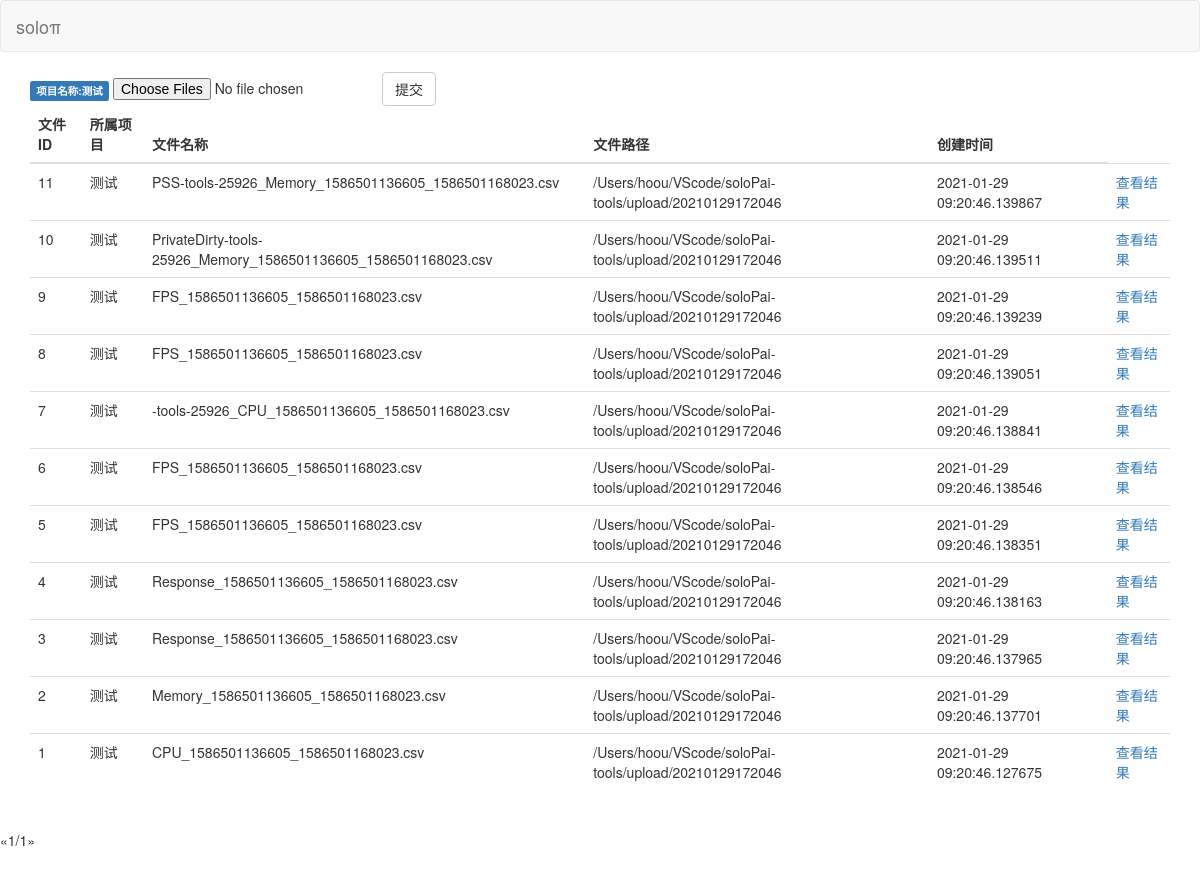
/product/1/, run on an earlier commit of the app's database.
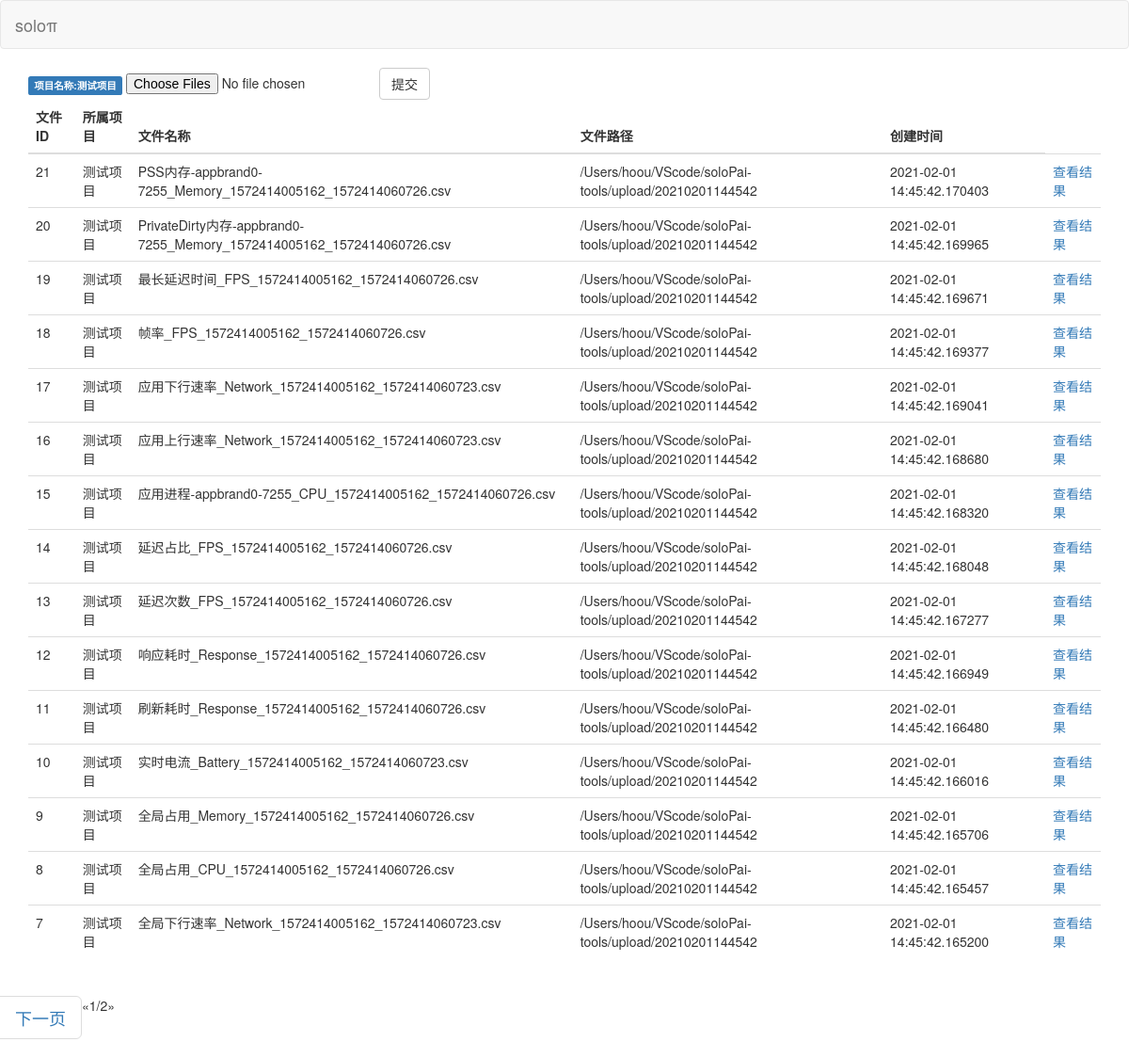
And on a later commit of the database.
### solopi/models.py (models this page shows, shortened)
class Product(db.Model):
    id = db.Column(db.Integer, primary_key=True)
    name = db.Column(db.String(128), unique=True)
    desc = db.Column(db.String(512))
    created = db.Column(db.DateTime, nullable=False, default=datetime.now)
    updated = db.Column(db.DateTime, onupdate=datetime.now,
                        default=datetime.now)
    solopifiles = db.relationship('SoloPiFile', back_populates='product')
    def __repr__(self):
        return self.name

class SoloPiFile(db.Model):
    id = db.Column(db.Integer, primary_key=True)
    filename = db.Column(db.String(128))
    filepath = db.Column(db.String(512))
    created = db.Column(db.DateTime, nullable=False, default=datetime.now)
    updated = db.Column(db.DateTime, onupdate=datetime.now,
                        default=datetime.now)
    product_id = db.Column(db.Integer, db.ForeignKey('product.id'))
    product = db.relationship('Product', back_populates='solopifiles')

### solopi/views.py (the view, shortened to what this page needs)
@solo_bp.route('/product/<int:id>/', methods=["GET", "POST"])
def detail(id):
    page = request.args.get('page', 1, type=int)
    per_page = app.config['PAGE_SIZE']
    product = Product.query.get(id)
    pagination = SoloPiFile.query.with_parent(product).order_by(
        SoloPiFile.created.desc()).paginate(page, per_page)
    solo_files = pagination.items
    return render_template('detail.html', product=product, pagination=pagination, solo_files=solo_files)

### solopi/templates/detail.html (shortened to what this page needs)
{% extends 'base.html' %}
{% block content %}
<div class="col">
    <form class="form-inline" enctype="multipart/form-data" role="form" method="post">
        <div class="form-group">
            <span class="label label-primary">项目名称:{{ product.name }}</span>
        </div>
        <div class="form-group">
            <input type="file" id="inputfile" name="inputfile" multiple="multiple" autofocus="autofocus">
        </div>
        <button type="submit" class="btn btn-default">提交</button>
    </form>
</div>
<div class="table-responsive">
    <table class="table table-hover">
        <thead>
            <tr>
                <th>文件ID</th>
                <th>所属项目</th>
                <th>文件名称</th>
                <th>文件路径</th>
                <th>创建时间</th>
            </tr>
        </thead>
        <tbody>
            {% if solo_files %}
            {% for file in solo_files %}
            <tr>
                <td>{{ file.id }}</td>
                <td>{{ file.product }}</td>
                <td>{{ file.filename }}</td>
                <td>{{ file.filepath }}</td>
                <td>{{ file.created }}</td>
                <td><a href="{{ url_for('solo.show',id=file.id) }}">查看结果</a></td>
            </tr>
            {% endfor %}
            {% endif %}
        </tbody>
    </table>
</div>
{% endblock %}

### solopi/templates/base.html (shortened to what this page needs)
<!DOCTYPE html>
<html lang="en">
<head>
    <link href="https://cdn.staticfile.org/twitter-bootstrap/3.3.7/css/bootstrap.min.css" rel="stylesheet">
</head>
<body>
    <nav class="navbar navbar-default" role="navigation">
        <div class="container-fluid">
            <div class="navbar-header">
                <a class="navbar-brand" href="{{ url_for('solo.index') }}">soloπ</a>
            </div>
        </div>
    </nav>
    <div class="container">
        {% block content %}
        {% endblock %}
    </div>
    {% if pagination %}
    <ul class="pagination pagination-lg">
        <li>&laquo;{{ pagination.page }}/{{ pagination.pages }}&raquo;</li>
        {% if pagination.has_next %}
        <li><a href="?page={{ pagination.next_num }}">下一页</a></li>
        {% endif %}
    </ul>
    {% endif %}
</body>
</html>

What changed in the data, as far as the page shows it:
no longer on this page (row edited): SoloPiFile: id "6", product "测试", filename "FPS_1586501136605_1586501168023.csv", filepath "/Users/hoou/VScode/soloPai-tools/upload/20210129172046", created "2021-01-29 09:20:46.138546"
no longer on this page (row edited): SoloPiFile: id "5", product "测试", filename "FPS_1586501136605_1586501168023.csv", filepath "/Users/hoou/VScode/soloPai-tools/upload/20210129172046", created "2021-01-29 09:20:46.138351"
no longer on this page (row edited): SoloPiFile: id "4", product "测试", filename "Response_1586501136605_1586501168023.csv", filepath "/Users/hoou/VScode/soloPai-tools/upload/20210129172046", created "2021-01-29 09:20:46.138163"
no longer on this page (row edited): SoloPiFile: id "3", product "测试", filename "Response_1586501136605_1586501168023.csv", filepath "/Users/hoou/VScode/soloPai-tools/upload/20210129172046", created "2021-01-29 09:20:46.137965"
no longer on this page (row edited): SoloPiFile: id "2", product "测试", filename "Memory_1586501136605_1586501168023.csv", filepath "/Users/hoou/VScode/soloPai-tools/upload/20210129172046", created "2021-01-29 09:20:46.137701"
no longer on this page (row edited): SoloPiFile: id "1", product "测试", filename "CPU_1586501136605_1586501168023.csv", filepath "/Users/hoou/VScode/soloPai-tools/upload/20210129172046", created "2021-01-29 09:20:46.127675"
changed Product: name "测试" → "测试项目"
added SoloPiFile: id "21", product "测试项目", filename "PSS内存-appbrand0-7255_Memory_1572414005162_1572414060726.csv", filepath "/Users/hoou/VScode/soloPai-tools/upload/20210201144542", created "2021-02-01 14:45:42.170403"
added SoloPiFile: id "20", product "测试项目", filename "PrivateDirty内存-appbrand0-7255_Memory_1572414005162_1572414060726.csv", filepath "/Users/hoou/VScode/soloPai-tools/upload/20210201144542", created "2021-02-01 14:45:42.169965"
added SoloPiFile: id "19", product "测试项目", filename "最长延迟时间_FPS_1572414005162_1572414060726.csv", filepath "/Users/hoou/VScode/soloPai-tools/upload/20210201144542", created "2021-02-01 14:45:42.169671"
added SoloPiFile: id "18", product "测试项目", filename "帧率_FPS_1572414005162_1572414060726.csv", filepath "/Users/hoou/VScode/soloPai-tools/upload/20210201144542", created "2021-02-01 14:45:42.169377"
added SoloPiFile: id "17", product "测试项目", filename "应用下行速率_Network_1572414005162_1572414060723.csv", filepath "/Users/hoou/VScode/soloPai-tools/upload/20210201144542", created "2021-02-01 14:45:42.169041"
added SoloPiFile: id "16", product "测试项目", filename "应用上行速率_Network_1572414005162_1572414060723.csv", filepath "/Users/hoou/VScode/soloPai-tools/upload/20210201144542", created "2021-02-01 14:45:42.168680"
added SoloPiFile: id "15", product "测试项目", filename "应用进程-appbrand0-7255_CPU_1572414005162_1572414060726.csv", filepath "/Users/hoou/VScode/soloPai-tools/upload/20210201144542", created "2021-02-01 14:45:42.168320"
added SoloPiFile: id "14", product "测试项目", filename "延迟占比_FPS_1572414005162_1572414060726.csv", filepath "/Users/hoou/VScode/soloPai-tools/upload/20210201144542", created "2021-02-01 14:45:42.168048"
added SoloPiFile: id "13", product "测试项目", filename "延迟次数_FPS_1572414005162_1572414060726.csv", filepath "/Users/hoou/VScode/soloPai-tools/upload/20210201144542", created "2021-02-01 14:45:42.167277"
added SoloPiFile: id "12", product "测试项目", filename "响应耗时_Response_1572414005162_1572414060726.csv", filepath "/Users/hoou/VScode/soloPai-tools/upload/20210201144542", created "2021-02-01 14:45:42.166949"
changed SoloPiFile id 11: product "测试" → "测试项目"; filename "PSS-tools-25926_Memory_1586501136605_1586501168023.csv" → "刷新耗时_Response_1572414005162_1572414060726.csv"; filepath "/Users/hoou/VScode/soloPai-tools/upload/20210129172046" → "/Users/hoou/VScode/soloPai-tools/upload/20210201144542"; created "2021-01-29 09:20:46.139867" → "2021-02-01 14:45:42.166480"
changed SoloPiFile id 10: product "测试" → "测试项目"; filename "PrivateDirty-tools-25926_Memory_1586501136605_1586501168023.csv" → "实时电流_Battery_1572414005162_1572414060723.csv"; filepath "/Users/hoou/VScode/soloPai-tools/upload/20210129172046" → "/Users/hoou/VScode/soloPai-tools/upload/20210201144542"; created "2021-01-29 09:20:46.139511" → "2021-02-01 14:45:42.166016"
changed SoloPiFile id 9: product "测试" → "测试项目"; filename "FPS_1586501136605_1586501168023.csv" → "全局占用_Memory_1572414005162_1572414060726.csv"; filepath "/Users/hoou/VScode/soloPai-tools/upload/20210129172046" → "/Users/hoou/VScode/soloPai-tools/upload/20210201144542"; created "2021-01-29 09:20:46.139239" → "2021-02-01 14:45:42.165706"
changed SoloPiFile id 8: product "测试" → "测试项目"; filename "FPS_1586501136605_1586501168023.csv" → "全局占用_CPU_1572414005162_1572414060726.csv"; filepath "/Users/hoou/VScode/soloPai-tools/upload/20210129172046" → "/Users/hoou/VScode/soloPai-tools/upload/20210201144542"; created "2021-01-29 09:20:46.139051" → "2021-02-01 14:45:42.165457"
changed SoloPiFile id 7: product "测试" → "测试项目"; filename "-tools-25926_CPU_1586501136605_1586501168023.csv" → "全局下行速率_Network_1572414005162_1572414060723.csv"; filepath "/Users/hoou/VScode/soloPai-tools/upload/20210129172046" → "/Users/hoou/VScode/soloPai-tools/upload/20210201144542"; created "2021-01-29 09:20:46.138841" → "2021-02-01 14:45:42.165200"
Also different on the page:
{{ pagination.pages }}: "1" → "2"
text now shown: "下一页"
